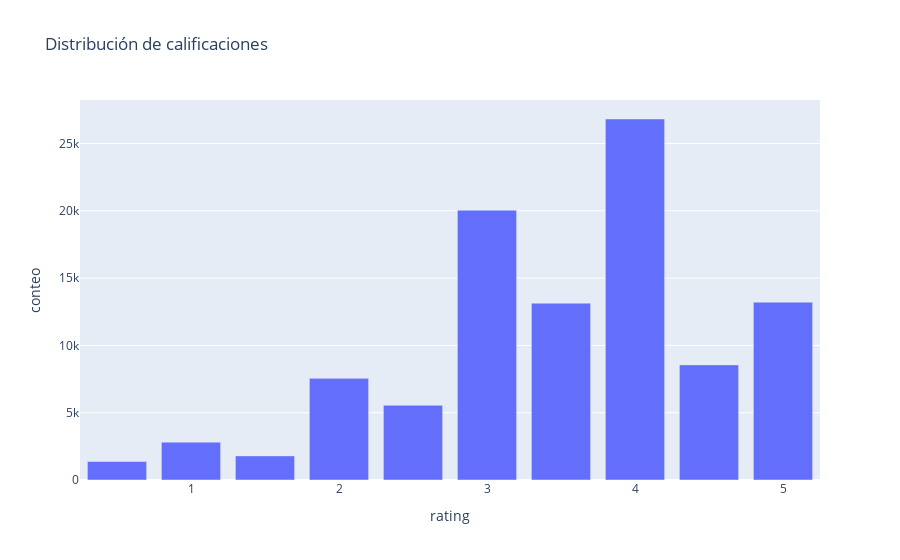

Notebook code cell kept with this figure:
### Code cell
###calcular la distribución de calificaciones y graficar con plotly y go
import plotly.express as px

# Calcular la distribución de calificaciones
tabla = pd.read_sql_query(
    """
    SELECT rating, COUNT(*) AS conteo
    FROM full_table
    GROUP BY rating
    ORDER BY rating
    """,
    conn,
)

# Graficar con plotly
fig = px.bar(tabla, x="rating", y="conteo", title="Distribución de calificaciones")
fig.show()

### Figure 1 — Plotly figure (JSON) as saved in the notebook; plotly's stock layout.template omitted (floating-point values rounded to 4 significant figures)
{"data": [{"alignmentgroup": "True", "hovertemplate": "rating=%{x}<br>conteo=%{y}<extra></extra>", "legendgroup": "", "marker": {"color": "#636efa", "pattern": {"shape": ""}}, "name": "", "offsetgroup": "", "orientation": "v", "showlegend": false, "textposition": "auto", "type": "bar", "x": [0.5, 1, 1.5, 2, 2.5, 3, 3.5, 4, 4.5, 5], "xaxis": "x", "y": [1370, 2811, 1791, 7551, 5550, 20047, 13136, 26818, 8551, 13211], "yaxis": "y"}], "layout": {"barmode": "relative", "legend": {"tracegroupgap": 0}, "title": {"text": "Distribución de calificaciones"}, "xaxis": {"anchor": "y", "domain": [0, 1], "title": {"text": "rating"}}, "yaxis": {"anchor": "x", "domain": [0, 1], "title": {"text": "conteo"}}}}
